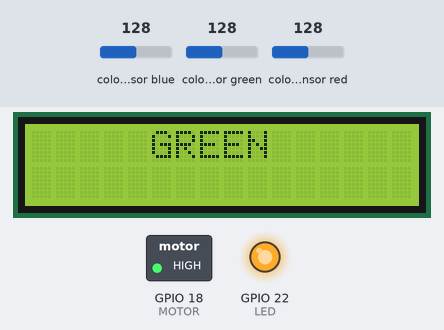
The sketch below on a simulated ESP32. Parts: 16×2 character LCD, switched loads named in the sketch (green lamp = pin HIGH), output pins drawn as LEDs (lit = HIGH). Wiring (inferred from the names in the program): TCS3200 colour sensor: output GPIO 16; S2 GPIO 4; S3 GPIO 2. The inputs (shaded band) are chosen by the test bench; at power-on: colour sensor blue 128, colour sensor green 128, colour sensor red 128. Pins used as bus, display or sensor lines are not drawn; what the sketch prints to the serial monitor is not drawn.

Above: at 2.6 s.
At 7.6 s:
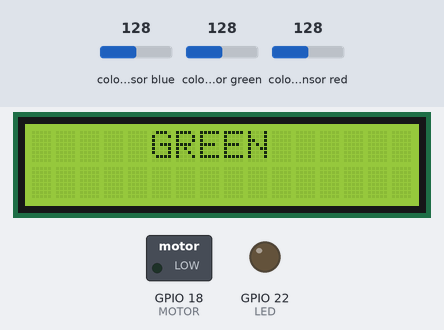
Timing chart, 0 to 9.1 s (numbered marks = the images above):
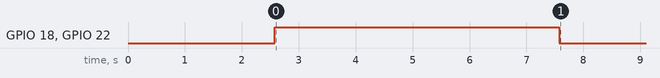

Measured:
- by itself, GPIO 18 (MOTOR), GPIO 22 (LED): LOW → HIGH at 2.6 s, → LOW 5.0 s later

The sketch:

Combined_code-1.ino
```cpp
#include <LCD_I2C.h>
#include <algorithm>
/*
  Combined code with improvements:
  - Added Serial debugging for color values
  - Improved color detection logic
  - Averaged sensor readings for stability
*/

#define MOTOR  18
#define LED    22
#define S2 4          /* Define S2 Pin Number of ESP32 */
#define S3 2          /* Define S3 Pin Number of ESP32 */
#define sensorOut 16  /* Define Sensor Output Pin Number of ESP32 */

/* Enter the Minimum and Maximum Values obtained from Calibration */
int R_Min = 5,  R_Max = 38;  /* Red */
int G_Min = 4,  G_Max = 42;  /* Green */
int B_Min = 4,  B_Max = 35;  /* Blue */

int Red, Green, Blue;
int redValue, greenValue, blueValue;
int Frequency;
String lastDetectedColor = "";

LCD_I2C lcd(0x27, 16, 2);

void setup() {
  pinMode(MOTOR, OUTPUT);
  pinMode(LED, OUTPUT);

  pinMode(S2, OUTPUT);
  pinMode(S3, OUTPUT);
  pinMode(sensorOut, INPUT);

  lcd.begin();
  lcd.backlight();
  Serial.begin(115200);
  delay(1000);
}

void loop() {
  // Read color values with averaging for stability
  Red = getStableColor(getRed);
  redValue = map(Red, R_Min, R_Max, 255, 0);

  Green = getStableColor(getGreen);
  greenValue = map(Green, G_Min, G_Max, 255, 0);

  Blue = getStableColor(getBlue);
  blueValue = map(Blue, B_Min, B_Max, 255, 0);

  // Print sensor values to Serial Monitor
  Serial.print("Red: "); Serial.print(redValue);
  Serial.print("  Green: "); Serial.print(greenValue);
  Serial.print("  Blue: "); Serial.println(blueValue);

  lcd.clear();
  String detectedColor = "UNKNOWN";

  // Improved color detection logic
  if (redValue > greenValue && redValue > blueValue) {
    detectedColor = "RED";
  } else if (greenValue > redValue && greenValue > blueValue) {
    detectedColor = "GREEN";
  } else if (blueValue > redValue && blueValue > greenValue) {
    detectedColor = "BLUE";
  }

  lcd.print("     " + detectedColor);

  // Activate conveyor only if color changed
  if (detectedColor != lastDetectedColor) {
    activateConveyor();
    lastDetectedColor = detectedColor;
  }

  delay(1000);
}

void activateConveyor() {
  Serial.println("Conveyor Activated");
  digitalWrite(MOTOR, HIGH);
  digitalWrite(LED, HIGH);
  delay(5000); // Run conveyor for 5 seconds
  digitalWrite(MOTOR, LOW);
  digitalWrite(LED, LOW);
  Serial.println("Conveyor Stopped");
  delay(1000); // Small delay before next cycle
}

void bubbleSort(int arr[], int n) {
  for (int i = 0; i < n - 1; i++) {
    for (int j = 0; j < n - i - 1; j++) {
      if (arr[j] > arr[j + 1]) {
        // สลับค่าถ้าอันซ้ายมากกว่าอันขวา
        int temp = arr[j];
        arr[j] = arr[j + 1];
        arr[j + 1] = temp;
      }
    }
  }
}


/*
int getStableColor(int (*getColor)()) {
  int sum = 0;
  for (int i = 0; i < 10; i++) { // Read 5 times
    sum += getColor();
    delay(100); // Small delay between readings
  }
  return sum / 5; // Return the average
}
*/
int getStableColor(int (*getColor)()) {
  int readings[10];
  for (int i = 0; i < 10; i++) {
    readings[i] = getColor();
    delay(50);
  }

  bubbleSort(readings, 10);  // เรียงลำดับจากน้อยไปมาก
  return readings[5];        // คืนค่าตรงกลาง (Median)
}


int getRed() {
  digitalWrite(S2, LOW);
  digitalWrite(S3, LOW);
  return pulseIn(sensorOut, LOW);
}

int getGreen() {
  digitalWrite(S2, HIGH);
  digitalWrite(S3, HIGH);
  return pulseIn(sensorOut, LOW);
}

int getBlue() {
  digitalWrite(S2, LOW);
  digitalWrite(S3, HIGH);
  return pulseIn(sensorOut, LOW);
}
```
